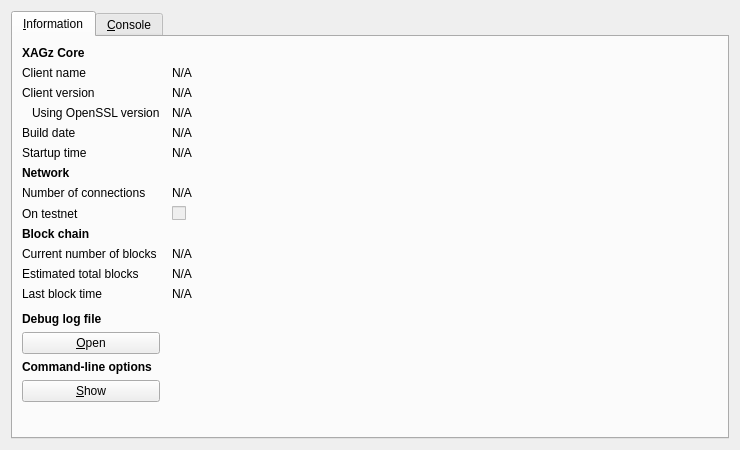
<?xml version="1.0" encoding="UTF-8"?>
<ui version="4.0">
 <class>RPCConsole</class>
 <widget class="QDialog" name="RPCConsole">
  <property name="geometry">
   <rect>
    <x>0</x>
    <y>0</y>
    <width>740</width>
    <height>450</height>
   </rect>
  </property>
  <property name="windowTitle">
   <string>XAGz - Debug window</string>
  </property>
  <layout class="QVBoxLayout" name="verticalLayout_2">
   <item>
    <widget class="QTabWidget" name="tabWidget">
     <property name="currentIndex">
      <number>0</number>
     </property>
     <widget class="QWidget" name="tab_info">
      <attribute name="title">
       <string>&amp;Information</string>
      </attribute>
      <layout class="QGridLayout" name="gridLayout" columnstretch="0,1">
       <property name="horizontalSpacing">
        <number>12</number>
       </property>
       <item row="0" column="0">
        <widget class="QLabel" name="label_9">
         <property name="font">
          <font>
           <weight>75</weight>
           <bold>true</bold>
          </font>
         </property>
         <property name="text">
          <string>XAGz Core</string>
         </property>
        </widget>
       </item>
       <item row="1" column="0">
        <widget class="QLabel" name="label_5">
         <property name="text">
          <string>Client name</string>
         </property>
        </widget>
       </item>
       <item row="1" column="1">
        <widget class="QLabel" name="clientName">
         <property name="cursor">
          <cursorShape>IBeamCursor</cursorShape>
         </property>
         <property name="text">
          <string>N/A</string>
         </property>
         <property name="textFormat">
          <enum>Qt::PlainText</enum>
         </property>
         <property name="textInteractionFlags">
          <set>Qt::LinksAccessibleByMouse|Qt::TextSelectableByKeyboard|Qt::TextSelectableByMouse</set>
         </property>
        </widget>
       </item>
       <item row="2" column="0">
        <widget class="QLabel" name="label_6">
         <property name="text">
          <string>Client version</string>
         </property>
        </widget>
       </item>
       <item row="2" column="1">
        <widget class="QLabel" name="clientVersion">
         <property name="cursor">
          <cursorShape>IBeamCursor</cursorShape>
         </property>
         <property name="text">
          <string>N/A</string>
         </property>
         <property name="textFormat">
          <enum>Qt::PlainText</enum>
         </property>
         <property name="textInteractionFlags">
          <set>Qt::LinksAccessibleByMouse|Qt::TextSelectableByKeyboard|Qt::TextSelectableByMouse</set>
         </property>
        </widget>
       </item>
       <item row="3" column="0">
        <widget class="QLabel" name="label_14">
         <property name="text">
          <string>Using OpenSSL version</string>
         </property>
         <property name="indent">
          <number>10</number>
         </property>
        </widget>
       </item>
       <item row="3" column="1">
        <widget class="QLabel" name="openSSLVersion">
         <property name="cursor">
          <cursorShape>IBeamCursor</cursorShape>
         </property>
         <property name="text">
          <string>N/A</string>
         </property>
         <property name="textFormat">
          <enum>Qt::PlainText</enum>
         </property>
         <property name="textInteractionFlags">
          <set>Qt::LinksAccessibleByMouse|Qt::TextSelectableByKeyboard|Qt::TextSelectableByMouse</set>
         </property>
        </widget>
       </item>
       <item row="4" column="0">
        <widget class="QLabel" name="label_12">
         <property name="text">
          <string>Build date</string>
         </property>
        </widget>
       </item>
       <item row="4" column="1">
        <widget class="QLabel" name="buildDate">
         <property name="cursor">
          <cursorShape>IBeamCursor</cursorShape>
         </property>
         <property name="text">
          <string>N/A</string>
         </property>
         <property name="textFormat">
          <enum>Qt::PlainText</enum>
         </property>
         <property name="textInteractionFlags">
          <set>Qt::LinksAccessibleByMouse|Qt::TextSelectableByKeyboard|Qt::TextSelectableByMouse</set>
         </property>
        </widget>
       </item>
       <item row="5" column="0">
        <widget class="QLabel" name="label_13">
         <property name="text">
          <string>Startup time</string>
         </property>
        </widget>
       </item>
       <item row="5" column="1">
        <widget class="QLabel" name="startupTime">
         <property name="cursor">
          <cursorShape>IBeamCursor</cursorShape>
         </property>
         <property name="text">
          <string>N/A</string>
         </property>
         <property name="textFormat">
          <enum>Qt::PlainText</enum>
         </property>
         <property name="textInteractionFlags">
          <set>Qt::LinksAccessibleByMouse|Qt::TextSelectableByKeyboard|Qt::TextSelectableByMouse</set>
         </property>
        </widget>
       </item>
       <item row="6" column="0">
        <widget class="QLabel" name="label_11">
         <property name="font">
          <font>
           <weight>75</weight>
           <bold>true</bold>
          </font>
         </property>
         <property name="text">
          <string>Network</string>
         </property>
        </widget>
       </item>
       <item row="7" column="0">
        <widget class="QLabel" name="label_7">
         <property name="text">
          <string>Number of connections</string>
         </property>
        </widget>
       </item>
       <item row="7" column="1">
        <widget class="QLabel" name="numberOfConnections">
         <property name="cursor">
          <cursorShape>IBeamCursor</cursorShape>
         </property>
         <property name="text">
          <string>N/A</string>
         </property>
         <property name="textFormat">
          <enum>Qt::PlainText</enum>
         </property>
         <property name="textInteractionFlags">
          <set>Qt::LinksAccessibleByMouse|Qt::TextSelectableByKeyboard|Qt::TextSelectableByMouse</set>
         </property>
        </widget>
       </item>
       <item row="8" column="0">
        <widget class="QLabel" name="label_8">
         <property name="text">
          <string>On testnet</string>
         </property>
        </widget>
       </item>
       <item row="8" column="1">
        <widget class="QCheckBox" name="isTestNet">
         <property name="enabled">
          <bool>false</bool>
         </property>
         <property name="text">
          <string/>
         </property>
        </widget>
       </item>
       <item row="9" column="0">
        <widget class="QLabel" name="label_10">
         <property name="font">
          <font>
           <weight>75</weight>
           <bold>true</bold>
          </font>
         </property>
         <property name="text">
          <string>Block chain</string>
         </property>
        </widget>
       </item>
       <item row="10" column="0">
        <widget class="QLabel" name="label_3">
         <property name="text">
          <string>Current number of blocks</string>
         </property>
        </widget>
       </item>
       <item row="10" column="1">
        <widget class="QLabel" name="numberOfBlocks">
         <property name="cursor">
          <cursorShape>IBeamCursor</cursorShape>
         </property>
         <property name="text">
          <string>N/A</string>
         </property>
         <property name="textFormat">
          <enum>Qt::PlainText</enum>
         </property>
         <property name="textInteractionFlags">
          <set>Qt::LinksAccessibleByMouse|Qt::TextSelectableByKeyboard|Qt::TextSelectableByMouse</set>
         </property>
        </widget>
       </item>
       <item row="11" column="0">
        <widget class="QLabel" name="label_4">
         <property name="text">
          <string>Estimated total blocks</string>
         </property>
        </widget>
       </item>
       <item row="11" column="1">
        <widget class="QLabel" name="totalBlocks">
         <property name="cursor">
          <cursorShape>IBeamCursor</cursorShape>
         </property>
         <property name="text">
          <string>N/A</string>
         </property>
         <property name="textFormat">
          <enum>Qt::PlainText</enum>
         </property>
         <property name="textInteractionFlags">
          <set>Qt::LinksAccessibleByMouse|Qt::TextSelectableByKeyboard|Qt::TextSelectableByMouse</set>
         </property>
        </widget>
       </item>
       <item row="12" column="0">
        <widget class="QLabel" name="label_2">
         <property name="text">
          <string>Last block time</string>
         </property>
        </widget>
       </item>
       <item row="12" column="1">
        <widget class="QLabel" name="lastBlockTime">
         <property name="cursor">
          <cursorShape>IBeamCursor</cursorShape>
         </property>
         <property name="text">
          <string>N/A</string>
         </property>
         <property name="textFormat">
          <enum>Qt::PlainText</enum>
         </property>
         <property name="textInteractionFlags">
          <set>Qt::LinksAccessibleByMouse|Qt::TextSelectableByKeyboard|Qt::TextSelectableByMouse</set>
         </property>
        </widget>
       </item>
       <item row="13" column="0">
        <spacer name="verticalSpacer_2">
         <property name="orientation">
          <enum>Qt::Vertical</enum>
         </property>
         <property name="sizeHint" stdset="0">
          <size>
           <width>20</width>
           <height>20</height>
          </size>
         </property>
        </spacer>
       </item>
       <item row="14" column="0">
        <widget class="QLabel" name="labelDebugLogfile">
         <property name="font">
          <font>
           <weight>75</weight>
           <bold>true</bold>
          </font>
         </property>
         <property name="text">
          <string>Debug log file</string>
         </property>
        </widget>
       </item>
       <item row="15" column="0">
        <widget class="QPushButton" name="openDebugLogfileButton">
         <property name="toolTip">
          <string>Open the XAGz debug log file from the current data directory. This can take a few seconds for large log files.</string>
         </property>
         <property name="text">
          <string>&amp;Open</string>
         </property>
         <property name="autoDefault">
          <bool>false</bool>
         </property>
        </widget>
       </item>
       <item row="16" column="0">
        <widget class="QLabel" name="labelCLOptions">
         <property name="font">
          <font>
           <weight>75</weight>
           <bold>true</bold>
          </font>
         </property>
         <property name="text">
          <string>Command-line options</string>
         </property>
        </widget>
       </item>
       <item row="17" column="0">
        <widget class="QPushButton" name="showCLOptionsButton">
         <property name="toolTip">
          <string>Show the XAGz-Qt help message to get a list with possible XAGz command-line options.</string>
         </property>
         <property name="text">
          <string>&amp;Show</string>
         </property>
         <property name="autoDefault">
          <bool>false</bool>
         </property>
        </widget>
       </item>
       <item row="18" column="0">
        <spacer name="verticalSpacer">
         <property name="orientation">
          <enum>Qt::Vertical</enum>
         </property>
         <property name="sizeHint" stdset="0">
          <size>
           <width>20</width>
           <height>40</height>
          </size>
         </property>
        </spacer>
       </item>
      </layout>
     </widget>
     <widget class="QWidget" name="tab_console">
      <attribute name="title">
       <string>&amp;Console</string>
      </attribute>
      <layout class="QVBoxLayout" name="verticalLayout_3">
       <property name="spacing">
        <number>3</number>
       </property>
       <item>
        <widget class="QTextEdit" name="messagesWidget">
         <property name="minimumSize">
          <size>
           <width>0</width>
           <height>100</height>
          </size>
         </property>
         <property name="readOnly">
          <bool>true</bool>
         </property>
         <property name="tabKeyNavigation" stdset="0">
          <bool>false</bool>
         </property>
         <property name="columnCount" stdset="0">
          <number>2</number>
         </property>
        </widget>
       </item>
       <item>
        <layout class="QHBoxLayout" name="horizontalLayout">
         <property name="spacing">
          <number>3</number>
         </property>
         <item>
          <widget class="QLabel" name="label">
           <property name="text">
            <string notr="true">&gt;</string>
           </property>
          </widget>
         </item>
         <item>
          <widget class="QLineEdit" name="lineEdit"/>
         </item>
         <item>
          <widget class="QPushButton" name="clearButton">
           <property name="maximumSize">
            <size>
             <width>24</width>
             <height>24</height>
            </size>
           </property>
           <property name="toolTip">
            <string>Clear console</string>
           </property>
           <property name="text">
            <string/>
           </property>
           <property name="icon">
            <iconset resource="../bitcoin.qrc">
             <normaloff>:/icons/remove</normaloff>:/icons/remove</iconset>
           </property>
           <property name="shortcut">
            <string notr="true">Ctrl+L</string>
           </property>
           <property name="autoDefault">
            <bool>false</bool>
           </property>
          </widget>
         </item>
        </layout>
       </item>
      </layout>
     </widget>
    </widget>
   </item>
  </layout>
 </widget>
 <resources>
  <include location="../bitcoin.qrc"/>
 </resources>
 <connections/>
</ui>
